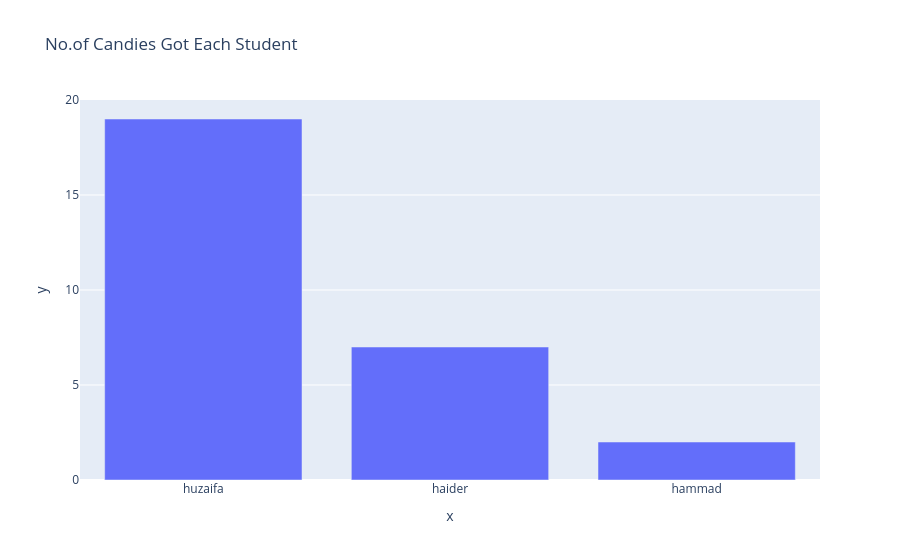

Write notebook code for a chart like this one.
### Code cell
# bar --> px.bar()
# fig.show()
students= ["huzaifa","haider","hammad"]
candies = [19,7,2]

fig = px.bar(x= students, y= candies,title="No.of Candies Got Each Student")
fig.show()

### Figure 1 — Plotly figure (JSON) as saved in the notebook; plotly's stock layout.template omitted (floating-point values rounded to 4 significant figures)
{"data": [{"hovertemplate": "x=%{x}<br>y=%{y}<extra></extra>", "legendgroup": "", "marker": {"color": "#636efa", "pattern": {"shape": ""}}, "name": "", "orientation": "v", "showlegend": false, "textposition": "auto", "type": "bar", "x": ["huzaifa", "haider", "hammad"], "xaxis": "x", "y": [19, 7, 2], "yaxis": "y"}], "layout": {"barmode": "relative", "legend": {"tracegroupgap": 0}, "title": {"text": "No.of Candies Got Each Student"}, "xaxis": {"anchor": "y", "domain": [0, 1], "title": {"text": "x"}}, "yaxis": {"anchor": "x", "domain": [0, 1], "title": {"text": "y"}}}}
